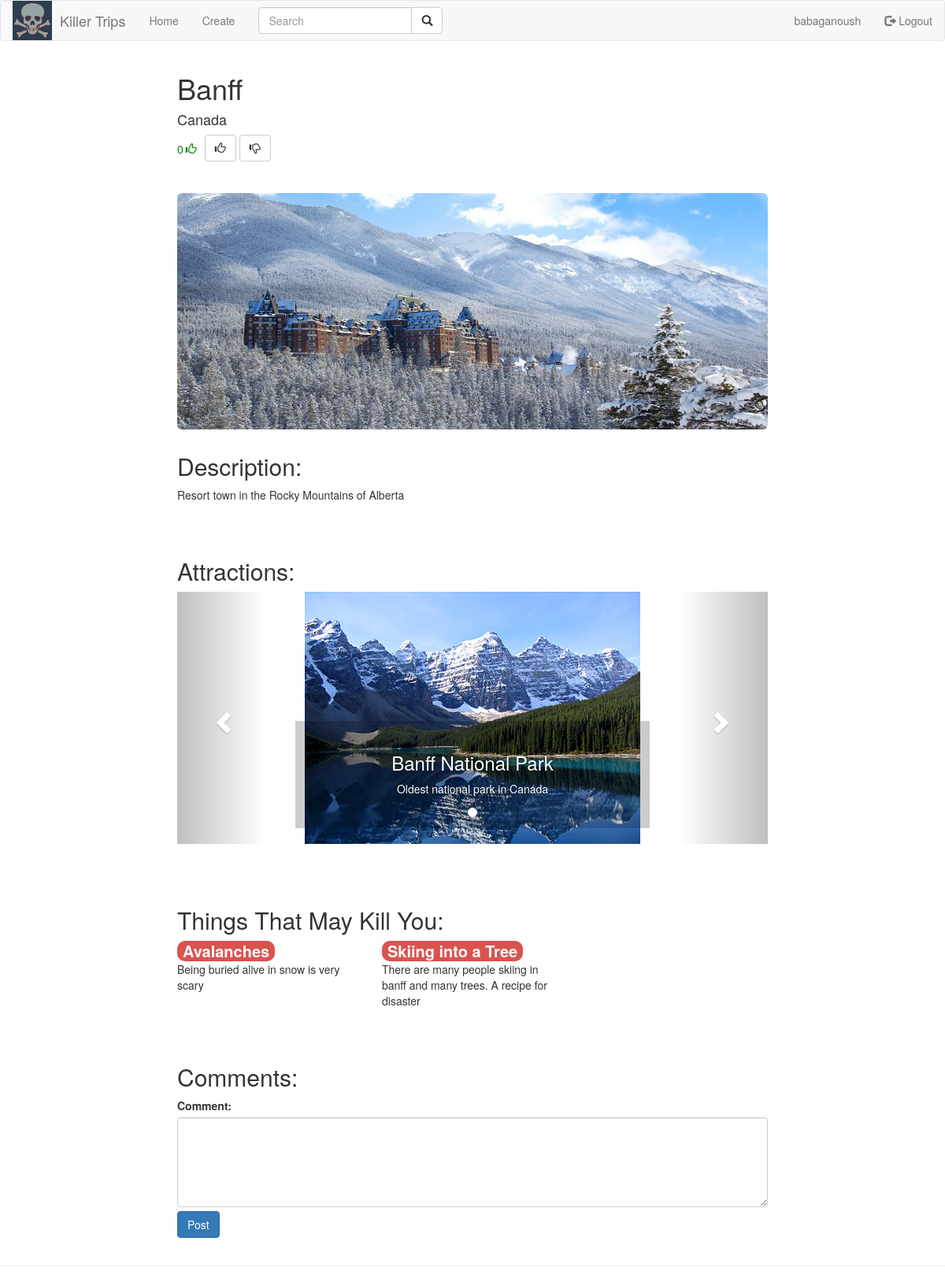
Page /src/views/city.php?cityid=47 (signed in) on the committed database.
### tables this page shows
CREATE TABLE `cities` (
  `cityid` int(11) NOT NULL,
  `city` varchar(100) NOT NULL,
  `description` varchar(1000) NOT NULL,
  `country` varchar(100) NOT NULL,
  `image` varchar(200) NOT NULL,
  `date` timestamp NOT NULL DEFAULT CURRENT_TIMESTAMP
);

CREATE TABLE `attractions` (
  `attractionid` int(11) NOT NULL,
  `image` varchar(200) NOT NULL,
  `name` varchar(200) NOT NULL,
  `description` varchar(1000) NOT NULL,
  `cityid` int(11) NOT NULL,
  `date` timestamp NOT NULL DEFAULT CURRENT_TIMESTAMP
);

CREATE TABLE `killinfo` (
  `killid` int(11) NOT NULL,
  `cityid` int(11) NOT NULL,
  `date` timestamp NOT NULL DEFAULT CURRENT_TIMESTAMP,
  `killtext` text NOT NULL,
  `killname` varchar(100) NOT NULL
);

### src/php/Cities.php (called while the page is built, shortened)
<?php
class Cities {
    public static function getCityById($id){
		try {
            $db = Database::getConnection();
            $queryString = "SELECT * FROM `cities` WHERE `cityid` = $id";
            $result = $db->query($queryString);
            if (($result->num_rows)>0){
                $city = $result->fetch_assoc();
            } else {
                header("Location: http://localhost:8080/killer-trips/src/views/404.php");
            }
            return $city;
        }
        catch(mysqli_sql_exception $e){
            echo "Connection failed: " . $e->getMessage();
        }
    }
}
?>

### src/php/Votes.php (called while the page is built, shortened)
<?php
class Votes {
	public static function getVotesForCity($cityid){
		try {
            $db = Database::getConnection();
            $queryString = "SELECT count(case when cityid = $cityid and score = 1 then 1 end) as upvote, count(case when cityid = $cityid and score = -1 then 1 end) as downvote FROM vote";
            $result = $db->query($queryString);
            $row = $result->fetch_assoc();
            $upvotes = $row["upvote"];
            $downvote = $row["downvote"];
            $difference = (int)$upvotes - (int)$downvote;
        }
        catch(mysqli_sql_exception $e){
            echo "Connection failed: " . $e->getMessage();
        }
        return $difference;
    }
    public static function hasUserVoted($cityid, $userid){
		try {
            $db = Database::getConnection();
            $hasvoted = 0;
            $queryString = "SELECT * FROM `vote` where cityid = $cityid and userid = $userid";
            $result = $db->query($queryString);
        }
        catch(mysqli_sql_exception $e){
            echo "Connection failed: " . $e->getMessage();
        }
        return (int)$hasvoted;
    }
}
?>

### src/php/Attractions.php (called while the page is built, shortened)
<?php
class Attractions {
	public static function getAttractionsForCity($cityid){
		try {
            $db = Database::getConnection();
            $queryString = "SELECT * FROM `attractions` WHERE `cityid` = $cityid";
            $result = $db->query($queryString);
            $rows = array();
            while ($row = $result->fetch_assoc()) {
                array_push($rows, $row);
            }
        }
        catch(mysqli_sql_exception $e){
            echo "Connection failed: " . $e->getMessage();
        }
        return $rows;
    }
}
?>

### src/php/KillInfo.php (called while the page is built, shortened)
<?php
class KillInfo {
	public static function getKillInfoForCity($cityid){
		try {
            $db = Database::getConnection();
            $queryString = "SELECT * FROM `killinfo` WHERE `cityid` = $cityid";
            $result = $db->query($queryString);
            $rows = array();
            while ($row = $result->fetch_assoc()) {
                array_push($rows, $row);
            }
        }
        catch(mysqli_sql_exception $e){
            echo "Connection failed: " . $e->getMessage();
        }
        return $rows;
    }
}
?>

### src/views/city.php (the view, shortened to what this page needs)
<?php
    include("../php/Cities.php");
    include("../php/Attractions.php");
    include("../php/KillInfo.php");
    include("../php/Votes.php");
    $city = Cities::getCityById($_GET["cityid"]);
    $hasvoted = Votes::hasUserVoted($_GET["cityid"], $_SESSION['userid']);
    $votescore = Votes::getVotesForCity($_GET["cityid"]);
    $attractions = Attractions::getAttractionsForCity($_GET["cityid"]);
    $killinfo = KillInfo::getKillInfoForCity($_GET["cityid"]);
?>
<!DOCTYPE html>
    <head>
        <link rel="stylesheet" href="https://maxcdn.bootstrapcdn.com/bootstrap/3.3.7/css/bootstrap.min.css">
        <link rel="stylesheet" href="../css/cities.css">
    </head>
    <body>
      <nav class="navbar navbar-default">
        <div class="container-fluid">
          <div class="navbar-header">
            <a href="homepage.php" class="navbar-left"><img style="width: 50px; height:50px; margin-right: 10px;" src="../images/logo.jpg"></a>
            <a class="navbar-brand" href="homepage.php">Killer Trips</a>
          </div>
          <ul class="nav navbar-nav">
            <li><a href="homepage.php">Home</a></li>
          </ul>
          <?php
          if (isset($_SESSION['loggedin']) && $_SESSION['loggedin'] == true){
              ?>
            <ul class="nav navbar-nav">
              <li><a href="create.php">Create</a></li>
            </ul>
          <?php
            }
          ?>
          <?php
            if (isset($_SESSION['loggedin']) && $_SESSION['loggedin'] == true){
                ?>
                <ul class="nav navbar-nav navbar-right">
                  <li><a href="#"><?php echo $_SESSION['username'];?></a></li>
                  <li><a href="http://localhost:8080/killer-trips/src/php/Logout.php"><span class="glyphicon glyphicon-log-out"></span> Logout</a></li>
                </ul>
                <?php
              }
            ?>
          <form class="navbar-form navbar-left" method="get" action="list_cities.php">
            <div class="input-group">
              <input type="text" name="keyword" id="keyword" class="form-control" placeholder="Search">
              <div class="input-group-btn">
                <button class="btn btn-default" type="submit">
                  <i class="glyphicon glyphicon-search"></i>
                </button>
              </div>
            </div>
          </form>
        </div>
      </nav>
      <div class="container">
        <div class="row row-offcanvas row-offcanvas-right">
          <div class="col-md-offset-2 col-md-8">
            <h1><?php echo $city["city"]?></h1>
            <h4><?php echo $city["country"]?></h4>
            <p class="votescore" style="color: <?PHP echo ($votescore >= 0)? 'green': 'red'; ?>"><?php echo $votescore?></p>
            <span class="voteicon" style="color: <?PHP echo ($votescore >= 0)? 'green': 'red'; ?>"><i class="glyphicon <?PHP echo ($votescore >= 0)? 'glyphicon-thumbs-up': 'glyphicon-thumbs-down'; ?>"></i></span>
            <?php
            if (isset($_SESSION['loggedin']) && $_SESSION['loggedin'] == true){
                ?>
              <div class="votebuttons">
                <button class="btn btn-default up-button <?PHP echo ($hasvoted == 1)? "disabled hasvoted":(($hasvoted==-1)?"disabled":""); ?>" type="submit">
                    <i class="glyphicon glyphicon-thumbs-up"></i>
                </button>
                <button class="btn btn-default down-button <?PHP echo ($hasvoted == 1)? "disabled":(($hasvoted==-1)?"disabled hasvoted":""); ?>" type="submit">
                    <i class="glyphicon glyphicon-thumbs-down"></i>
                </button>
              </div>
              <?php
            }
            ?>
            <br>
            <br>
            <div class="jumbotron" style="background-image: url(../images/<?php echo $city["image"]?>);"></div>
            <h2>Description:</h2>
            <p><?php echo $city["description"]?></p>
            <br>
            <br>
            <h2>Attractions:</h2>
            <div id="attractionCarousel" class="carousel slide" data-interval="false">
              <ol class="carousel-indicators">
                <?php
                    $arrlength = count($attractions);
                    for($x = 0; $x < $arrlength; $x++) {
                      ?>
                      <li data-target="#myCarousel" data-slide-to="<?php $x ?>" class="<?PHP echo ($x == 0)? 'active': ''; ?>"></li>
                      <?php
                    }
                ?>
              </ol>
              <div class="carousel-inner">
              <?php
                    $arrlength = count($attractions);
                    for($x = 0; $x < $arrlength; $x++) {
                      $attraction = $attractions[$x];
                      ?>
                      <div class="item <?PHP echo ($x == 0)? 'active': ''; ?>">
                        <img src="../images/attractions/<?php echo $attraction['image'] ?>">
                        <div class="carousel-caption">
                          <h3><?php echo $attraction["name"]?></h3>
                          <p><?php echo $attraction['description'] ?></p>
                        </div>
                      </div>
                    <?php
                    }
                ?>
              </div>
              <a class="left carousel-control" href="#attractionCarousel" data-slide="prev">
                <span class="glyphicon glyphicon-chevron-left"></span>
              </a>
              <a class="right carousel-control" href="#attractionCarousel" data-slide="next">
                <span class="glyphicon glyphicon-chevron-right"></span>
              </a>
            </div>
            <br>
            <br>
            <br>
            <h2>Things That May Kill You:</h2>
            <div class="row">
              <?php
                $arrlength = count($killinfo);
                for($x = 0; $x < $arrlength; $x++) {
                  $info = $killinfo[$x];
                  ?>
                  <div class="col-6 col-lg-4 city">
                    <strong><span class="badge progress-bar-danger"><?php echo $info['killname']?></span></strong>
                    <p class="kill-description"><?php echo $info['killtext']?></p>
                  </div>
                  <?php
                }
              ?>
            </div>
            <br>
            <br>
            <h2>Comments:</h2>
            <?php
            if (isset($_SESSION['loggedin']) && $_SESSION['loggedin'] == true){
              $userid = $_SESSION["userid"];
              $cityid = $city["cityid"];
              ?>
              <form role="form" method="post" action="../php/AddComment.php?cityid=<?php echo $cityid?>&userid=<?php echo $userid?>">
                <div class="form-group">
                  <label for="comment">Comment:</label>
                  <textarea class="form-control" rows="5" name="comment" id="comment"></textarea>
                  <button style="margin-top:5px;" type="submit" class="btn btn-primary">Post</button>
                </div>
              </form>
              <?php
            }
            ?>
            </div>
          </div>
        </div>
        <hr>
    </body>
</html>

### src/css/cities.css (style rules this page uses)
.jumbotron { height: 300px; -webkit-background-size: 100% 100%; -moz-background-size: 100% 100%; -o-background-size: 100% 100%; background-size: 100% 100%; }
@media screen and (min-width: 768px) { .carousel-caption { color: #fff; background-color: rgba(0, 0, 0, 0.2); } }
.carousel-inner > .item > img { margin: 0 auto; }
.badge { font-size: 20px; }
.votescore { float: left; margin-top: 8px; margin-right: 3px; }
.voteicon { margin-top: 8px; margin-right: 10px; float: left; }

### rows in the picture
cities: city "Banff", country "Canada", image (picture), description "Resort town in the Rocky Mountains of Alberta"
attractions: image (picture), name "Banff National Park", description "Oldest national park in Canada"
killinfo: killname "Avalanches", killtext "Being buried alive in snow is very scary"
killinfo: killname "Skiing into a Tree", killtext "There are many people skiing in banff and many trees. A recipe for disaster"

### other values in the picture
$_SESSION['username'] "babaganoush"
$votescore "0"
